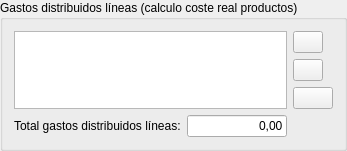
            <widget class="QGroupBox" name="groupBox_7">
             <property name="title">
              <string>Gastos distribuidos líneas (calculo coste real productos)</string>
             </property>
             <layout class="QGridLayout" name="gridLayout_12">
              <item row="0" column="0" rowspan="3" colspan="2">
               <widget class="QTableView" name="tablagastos">
                <property name="alternatingRowColors">
                 <bool>true</bool>
                </property>
                <property name="selectionMode">
                 <enum>QAbstractItemView::SingleSelection</enum>
                </property>
                <property name="selectionBehavior">
                 <enum>QAbstractItemView::SelectRows</enum>
                </property>
                <attribute name="horizontalHeaderStretchLastSection">
                 <bool>true</bool>
                </attribute>
                <attribute name="verticalHeaderVisible">
                 <bool>false</bool>
                </attribute>
               </widget>
              </item>
              <item row="0" column="2">
               <widget class="QPushButton" name="btnAnadir_costes">
                <property name="sizePolicy">
                 <sizepolicy hsizetype="Fixed" vsizetype="Fixed">
                  <horstretch>0</horstretch>
                  <verstretch>0</verstretch>
                 </sizepolicy>
                </property>
                <property name="maximumSize">
                 <size>
                  <width>30</width>
                  <height>16777215</height>
                 </size>
                </property>
                <property name="text">
                 <string/>
                </property>
                <property name="icon">
                 <iconset resource="../maya.qrc">
                  <normaloff>:/Icons/PNG/add.png</normaloff>:/Icons/PNG/add.png</iconset>
                </property>
               </widget>
              </item>
              <item row="1" column="2">
               <widget class="QPushButton" name="btnBorrarCostes">
                <property name="sizePolicy">
                 <sizepolicy hsizetype="Fixed" vsizetype="Fixed">
                  <horstretch>0</horstretch>
                  <verstretch>0</verstretch>
                 </sizepolicy>
                </property>
                <property name="maximumSize">
                 <size>
                  <width>30</width>
                  <height>16777215</height>
                 </size>
                </property>
                <property name="text">
                 <string/>
                </property>
                <property name="icon">
                 <iconset resource="../maya.qrc">
                  <normaloff>:/Icons/PNG/borrar.png</normaloff>:/Icons/PNG/borrar.png</iconset>
                </property>
               </widget>
              </item>
              <item row="2" column="2">
               <widget class="QPushButton" name="btnRefrescar_">
                <property name="sizePolicy">
                 <sizepolicy hsizetype="Fixed" vsizetype="Fixed">
                  <horstretch>0</horstretch>
                  <verstretch>0</verstretch>
                 </sizepolicy>
                </property>
                <property name="toolTip">
                 <string>Aplicar a líneas</string>
                </property>
                <property name="text">
                 <string/>
                </property>
                <property name="icon">
                 <iconset resource="../maya.qrc">
                  <normaloff>:/Icons/PNG/refrescar.png</normaloff>:/Icons/PNG/refrescar.png</iconset>
                </property>
               </widget>
              </item>
              <item row="3" column="0">
               <widget class="QLabel" name="label_33">
                <property name="text">
                 <string>Total gastos distribuidos líneas:</string>
                </property>
               </widget>
              </item>
              <item row="3" column="1">
               <widget class="QLineEdit" name="txtTotal_gastos_linea">
                <property name="maximumSize">
                 <size>
                  <width>100</width>
                  <height>16777215</height>
                 </size>
                </property>
                <property name="text">
                 <string>0,00</string>
                </property>
                <property name="alignment">
                 <set>Qt::AlignRight|Qt::AlignTrailing|Qt::AlignVCenter</set>
                </property>
               </widget>
              </item>
             </layout>
            </widget>
